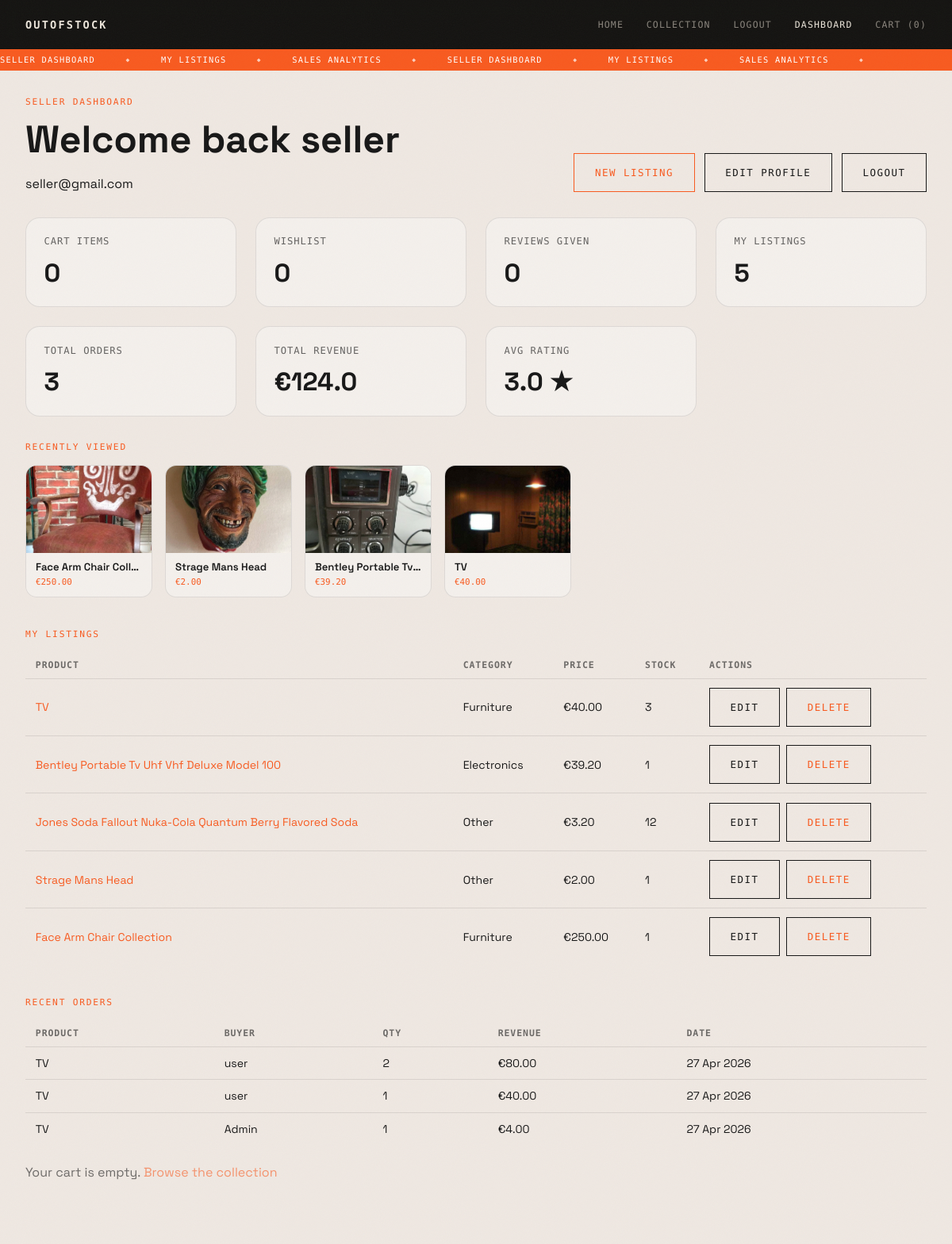
Page /dashboard/ (signed in) on the committed database.
### store/models.py (models this page shows, shortened)
class RecentlyViewed(models.Model):
    user       = models.ForeignKey(User, on_delete=models.CASCADE, related_name='recently_viewed')
    product    = models.ForeignKey(Product, on_delete=models.CASCADE)
    viewed_at  = models.DateTimeField(auto_now=True)
    class Meta:
        ordering = ['-viewed_at']

class Product(models.Model):
    owner       = models.ForeignKey(User, on_delete=models.CASCADE, related_name='products', null=True, blank=True)
    category    = models.ForeignKey(Category, on_delete=models.CASCADE)
    name        = models.CharField(max_length=150)
    brand       = models.CharField(max_length=100, blank=True)
    description = models.TextField()
    price       = models.DecimalField(max_digits=8, decimal_places=2)
    image       = models.ImageField(upload_to='products/', blank=True, null=True)
    stock       = models.PositiveIntegerField(default=0)

class Category(models.Model):
    name        = models.CharField(max_length=100)
    description = models.TextField(blank=True)
    parent      = models.ForeignKey(
        'self',
        on_delete=models.SET_NULL,
        null=True,
        blank=True,
        related_name='subcategories'
    )
    class Meta:
        verbose_name_plural = 'Categories'

class Order(models.Model):
    buyer       = models.ForeignKey(User, on_delete=models.CASCADE, related_name='orders')
    product     = models.ForeignKey(Product, on_delete=models.CASCADE, related_name='orders')
    quantity    = models.PositiveIntegerField(default=1)
    total_price = models.DecimalField(max_digits=10, decimal_places=2)
    created_at  = models.DateTimeField(auto_now_add=True)

### store/views.py (the view)
# urls.py: path('dashboard/',                          views.dashboard,            name='dashboard'),
@login_required
def dashboard(request):
    role = get_role(request.user)
    cart_items = CartItem.objects.filter(user=request.user)
    cart_count = 0
    for item in cart_items:
        cart_count += item.quantity
    recent_views = RecentlyViewed.objects.filter(user=request.user).order_by('-viewed_at')[:6]
    context = {
        'role': role,
        'cart_items': cart_items,
        'cart_count': cart_count,
        'wishlist_items': WishlistItem.objects.filter(user=request.user),
        'review_count': Review.objects.filter(user=request.user).count(),
        'categories': Category.objects.filter(parent=None),
        'recent_views': recent_views,
    }
    if role == 'seller' or role == 'admin':
        if role == 'admin':
            my_products = Product.objects.all()
            orders = Order.objects.all().order_by('-created_at')
        else:
            my_products = Product.objects.filter(owner=request.user)
            orders = Order.objects.filter(product__owner=request.user).order_by('-created_at')
        total_revenue = 0
        for o in orders:
            total_revenue += float(o.total_price)
        avg_rating_all = None
        all_ratings = Review.objects.filter(product__in=my_products)
        if all_ratings.count() > 0:
            rtotal = 0
            for r in all_ratings:
                rtotal += r.rating
            avg_rating_all = round(rtotal / all_ratings.count(), 1)
        context['my_products'] = my_products
        context['orders'] = orders[:10]
        context['total_revenue'] = round(total_revenue, 2)
        context['total_orders'] = orders.count()
        context['avg_rating_all'] = avg_rating_all
        context['product_count'] = my_products.count()
    if role == 'admin':
        context['total_users'] = User.objects.count()
        context['total_products'] = Product.objects.count()
        context['all_users'] = User.objects.all()
        context['all_categories'] = Category.objects.all()
    return render(request, 'store/dashboard.html', context)

### store/views.py (called while the page is built)
def get_role(user):
    if user.is_staff:
        return 'admin'
    try:
        return user.profile.role
    except:
        return 'buyer'

### store/templates/store/dashboard.html (shortened to what this page needs)
{% load static %}
<!DOCTYPE html>
<html lang="en">
<head>
  <link rel="stylesheet" href="{% static 'store/css/shared.css' %}">
  <link rel="stylesheet" href="{% static 'store/css/dashboard.css' %}">
</head>
<body class="theme-light inner-page-body">
  <div class="noise"></div>
  <header class="site-header">
    <a href="{% url 'home' %}" class="logo">OUTOFSTOCK</a>
    <nav class="main-nav">
      <a href="{% url 'home' %}">Home</a>
      <a href="{% url 'products' %}">Collection</a>
      <a href="{% url 'logout' %}">Logout</a>
      <a href="{% url 'dashboard' %}" class="active-link">Dashboard</a>
      <a href="{% url 'cart' %}">Cart ({{ cart_count }})</a>
    </nav>
  </header>
  <div class="ticker-wrap">
    <div class="ticker-track">
      {% if role == 'admin' %}
        <span>ADMIN PANEL</span><span class="dot-sep">&#9670;</span>
        <span>ALL USERS</span><span class="dot-sep">&#9670;</span>
        <span>FULL ANALYTICS</span><span class="dot-sep">&#9670;</span>
      {% elif role == 'seller' %}
        <span>SELLER DASHBOARD</span><span class="dot-sep">&#9670;</span>
        <span>MY LISTINGS</span><span class="dot-sep">&#9670;</span>
        <span>SALES ANALYTICS</span><span class="dot-sep">&#9670;</span>
      {% else %}
        <span>MY DASHBOARD</span><span class="dot-sep">&#9670;</span>
        <span>WISHLIST AND CART</span><span class="dot-sep">&#9670;</span>
        <span>REVIEW HISTORY</span><span class="dot-sep">&#9670;</span>
      {% endif %}
    </div>
  </div>
  <main class="inner-page">
    <section class="dashboard-header">
      <div>
        <p class="section-label">
          {% if role == 'admin' %}ADMIN DASHBOARD{% elif role == 'seller' %}SELLER DASHBOARD{% else %}PERSONAL DASHBOARD{% endif %}
        </p>
        <h1>Welcome back {{ user.username }}</h1>
        <p>{{ user.email }}</p>
      </div>
      <div style="display:flex;gap:0.75rem;flex-wrap:wrap;align-items:flex-start;">
        {% if role == 'seller' or role == 'admin' %}
          <button class="action-btn" data-open-modal>New Listing</button>
        {% endif %}
        <a href="{% url 'edit_profile' %}" class="ghost-btn">Edit Profile</a>
        <a href="{% url 'logout' %}" class="ghost-btn">Logout</a>
      </div>
    </section>
    <section class="stats-grid">
      <article class="stat-card">
        <span>Cart items</span>
        <strong>{{ cart_count }}</strong>
      </article>
      <article class="stat-card">
        <span>Wishlist</span>
        <strong>{{ wishlist_items|length }}</strong>
      </article>
      <article class="stat-card">
        <span>Reviews given</span>
        <strong>{{ review_count }}</strong>
      </article>
      {% if role == 'seller' or role == 'admin' %}
      <article class="stat-card">
        <span>My listings</span>
        <strong>{{ product_count }}</strong>
      </article>
      <article class="stat-card">
        <span>Total orders</span>
        <strong>{{ total_orders }}</strong>
      </article>
      <article class="stat-card">
        <span>Total revenue</span>
        <strong>&#8364;{{ total_revenue }}</strong>
      </article>
      <article class="stat-card">
        <span>Avg rating</span>
        <strong>{% if avg_rating_all %}{{ avg_rating_all|floatformat:1 }} &#9733;{% else %}none{% endif %}</strong>
      </article>
      {% endif %}
    </section>
    {% if recent_views %}
    <section style="margin-top:2rem;">
      <p class="section-label">RECENTLY VIEWED</p>
      <div class="recent-scroller-wrap" id="recentWrap">
        <div class="recent-scroller">
          <div class="recent-track" id="recentTrack">
            {% for rv in recent_views %}
            <a href="{% url 'product_detail' rv.product.id %}" class="recent-card">
              <div class="recent-thumb">
                {% if rv.product.image %}
                  <img src="{{ rv.product.image.url }}" alt="{{ rv.product.name }}" />
                {% else %}
                  <span>{{ rv.product.name }}</span>
                {% endif %}
              </div>
              <div class="recent-copy">
                <p class="recent-name">{{ rv.product.name }}</p>
                <p class="recent-price">&#8364;{{ rv.product.price }}</p>
              </div>
            </a>
            {% endfor %}
          </div>
        </div>
      </div>
    </section>
    {% endif %}
    {% if role == 'seller' or role == 'admin' %}
    <section style="margin-top:2.5rem;">
      <p class="section-label">{% if role == 'admin' %}ALL LISTINGS{% else %}MY LISTINGS{% endif %}</p>
      {% if my_products %}
      <table class="analytics-table">
        <thead>
          <tr>
            <th>Product</th>
            <th>Category</th>
            <th>Price</th>
            <th>Stock</th>
            <th>Actions</th>
          </tr>
        </thead>
        <tbody>
          {% for product in my_products %}
          <tr>
            <td><a href="{% url 'product_detail' product.id %}">{{ product.name }}</a></td>
            <td>{{ product.category.name }}</td>
            <td>&#8364;{{ product.price }}</td>
            <td>{{ product.stock }}</td>
            <td>
              <div class="row-actions">
                <button class="ghost-btn" data-edit-btn="{{ product.id }}">Edit</button>
                <a href="{% url 'delete_listing' product.id %}" class="ghost-btn" data-delete-listing>Delete</a>
              </div>
            </td>
          </tr>
          {% endfor %}
        </tbody>
      </table>
      {% else %}
        <p>No listings yet. Click New Listing to add your first product.</p>
      {% endif %}
    </section>
    {% if orders %}
    <section style="margin-top:2.5rem;">
      <p class="section-label">RECENT ORDERS</p>
      <table class="analytics-table">
        <thead>
          <tr>
            <th>Product</th>
            <th>Buyer</th>
            <th>Qty</th>
            <th>Revenue</th>
            <th>Date</th>
          </tr>
        </thead>
        <tbody>
          {% for order in orders %}
          <tr>
            <td>{{ order.product.name }}</td>
            <td>{{ order.buyer.username }}</td>
            <td>{{ order.quantity }}</td>
            <td>&#8364;{{ order.total_price }}</td>
            <td>{{ order.created_at|date:"d M Y" }}</td>
          </tr>
          {% endfor %}
        </tbody>
      </table>
    </section>
    {% endif %}
    {% endif %}
    {% if cart_items %}
    <section class="dashboard-panels" style="margin-top:2.5rem;">
      <article class="dashboard-panel">
        <h2>Your Cart</h2>
        {% for item in cart_items %}
        <div class="dashboard-list-item">
          <span>{{ item.product.name }} x{{ item.quantity }}  &#8364;{{ item.product.price }}</span>
          <a href="{% url 'product_detail' item.product.id %}">Open</a>
        </div>
        {% endfor %}
        <a href="{% url 'cart' %}" class="ghost-btn" style="margin-top:1rem;display:inline-block;">Go to Cart</a>
      </article>
    </section>
    {% else %}
      <p style="margin-top:1.5rem;opacity:0.6;">Your cart is empty. <a href="{% url 'products' %}" style="color:var(--orange);">Browse the collection</a></p>
    {% endif %}
  </main>
</body>
</html>

### store/static/store/css/shared.css (style rules this page uses)
* { box-sizing: border-box; margin: 0; padding: 0; }
:root { --header-height: 62px; --ticker-height: 28px; --bg: #0b0b09; --ink: #171717; --text: #ece5da; --muted: #8b857d; --orange: #f85a1f; --green: #2ea94f; --cream: #efe8e2; --font-main: "Space Grotesk", sans-serif; --font-mono: "Space Mono", monospace; --page-bg: #efe8e2; --page-text: #171717; --btn-border: #171717; --btn-text: #171717; --btn-hover-bg: #171717; --btn-hover-text: #efe8e2; --card-bg: rgba(255,255,255,0.35); --card-border: rgba(23,23,23,0.1); --input-bg: rgba(255,255,255,0.7); --input-border: rgba(23,23,23,0.16); --divider: rgba(23,23,23,0.1); }
body.theme-light { --page-bg: #efe8e2; --page-text: #171717; --btn-border: #171717; --btn-text: #171717; --btn-hover-bg: #171717; --btn-hover-text: #efe8e2; --card-bg: rgba(255,255,255,0.35); --card-border: rgba(23,23,23,0.1); --input-bg: rgba(255,255,255,0.7); --input-border: rgba(23,23,23,0.2); --divider: rgba(23,23,23,0.1); }
html { scroll-behavior: smooth; }
body { background: var(--bg); color: var(--text); font-family: var(--font-main); min-height: 100vh; overflow-x: hidden; cursor: crosshair; }
a { color: inherit; text-decoration: none; }
img { display: block; max-width: 100%; }
button, input, select, textarea { font: inherit; }
.noise { position: fixed; inset: 0; z-index: 999; pointer-events: none; opacity: 0.035; background-size: 220px 220px; }
.site-header { position: fixed; top: 0; left: 0; right: 0; z-index: 100; min-height: var(--header-height); display: flex; justify-content: space-between; align-items: center; padding: 0.95rem 2rem; background: rgba(11,11,9,0.96); backdrop-filter: blur(8px); }
.logo { font-family: var(--font-mono); font-size: 0.85rem; letter-spacing: 0.16em; font-weight: 700; color: var(--text); }
.main-nav { display: flex; gap: 1.8rem; }
.main-nav a { font-family: var(--font-mono); font-size: 0.72rem; letter-spacing: 0.1em; text-transform: uppercase; color: var(--muted); transition: color 0.2s ease; }
.main-nav a:hover, .main-nav a.active-link { color: var(--text); }
.ticker-wrap { position: fixed; top: calc(var(--header-height) - 1px); left: 0; right: 0; z-index: 90; overflow: hidden; background: var(--orange); height: var(--ticker-height); display: flex; align-items: center; }
.ticker-track { display: flex; align-items: center; gap: 2.4rem; white-space: nowrap; animation: tickerScroll 32s linear infinite; font-family: var(--font-mono); font-size: 0.65rem; letter-spacing: 0.12em; text-transform: uppercase; color: #fff; }
.ticker-track .dot-sep { font-size: 0.5rem; opacity: 0.7; }
.inner-page-body { background: var(--page-bg); color: var(--page-text); }
.inner-page { padding: calc(var(--header-height) + var(--ticker-height) + 2rem) 2rem 5rem; max-width: 1200px; margin: 0 auto; }
.page-hero, .dashboard-header { display: flex; justify-content: space-between; align-items: flex-end; gap: 2rem; margin-bottom: 2rem; }
.section-label { font-family: var(--font-mono); font-size: 0.7rem; letter-spacing: 0.16em; text-transform: uppercase; color: var(--orange); margin-bottom: 1rem; }
.page-hero h1, .dashboard-header h1, .item-details h1, .auth-card h1 { font-size: clamp(2rem, 4vw, 3.3rem); line-height: 1.05; margin-bottom: 1.2rem; }
.action-btn { display: inline-block; margin-top: 2rem; font-family: var(--font-mono); font-size: 0.78rem; letter-spacing: 0.12em; text-transform: uppercase; padding: 1rem 1.6rem; border: 1px solid var(--orange); color: var(--orange); transition: all 0.2s ease; cursor: pointer; background: none; }
.ghost-btn { display: inline-block; margin-top: 2rem; font-family: var(--font-mono); font-size: 0.78rem; letter-spacing: 0.12em; text-transform: uppercase; padding: 1rem 1.6rem; border: 1px solid var(--btn-border); color: var(--btn-text); background: none; transition: all 0.2s ease; cursor: pointer; }
.filter-panel, .catalog-card, .auth-card, .stat-card, .dashboard-panel, .cart-item-row, .cart-summary, .mini-card { background: var(--card-bg); border: 1px solid var(--card-border); }
.filter-panel .action-btn, .filter-panel .ghost-btn, .dashboard-header .action-btn, .dashboard-header .ghost-btn, .row-actions .ghost-btn, .row-actions .action-btn, .modal-form .action-btn, .item-actions .action-btn, .item-actions .ghost-btn, .auth-card .action-btn, .auth-card .ghost-btn, .cart-summary .action-btn, .discount-section .action-btn, .discount-section .ghost-btn, .filter-buttons .action-btn, .filter-buttons .ghost-btn { margin-top: 0; }

### rows in the picture
RecentlyViewed: product.image (picture), product.name "Face Arm Chair Coll…", product.price "250.00"
RecentlyViewed: product.image (picture), product.name "Strage Mans Head", product.price "2.00"
RecentlyViewed: product.image (picture), product.name "Bentley Portable Tv…", product.price "39.20"
RecentlyViewed: product.image (picture), product.name "TV", product.price "40.00"
Product: name "TV", category.name "Furniture", price "40.00", stock "3"
Product: name "Bentley Portable Tv Uhf Vhf Deluxe Model 100", category.name "Electronics", price "39.20", stock "1"
Product: name "Jones Soda Fallout Nuka-Cola Quantum Berry Flavored Soda", category.name "Other", price "3.20", stock "12"
Product: name "Strage Mans Head", category.name "Other", price "2.00", stock "1"
Product: name "Face Arm Chair Collection", category.name "Furniture", price "250.00", stock "1"
Order: product.name "TV", buyer.username "user", quantity "2", total_price "80.00", created_at "27 Apr 2026"
Order: product.name "TV", buyer.username "user", quantity "1", total_price "40.00", created_at "27 Apr 2026"
Order: product.name "TV", buyer.username "Admin", quantity "1", total_price "4.00", created_at "27 Apr 2026"

### other values in the picture
{{ cart_count }} "0"
{{ user.username }} "seller"
{{ user.email }} "seller@gmail.com"
{{ wishlist_items|length }} "0"
{{ review_count }} "0"
{{ product_count }} "5"
{{ total_orders }} "3"
{{ total_revenue }} "124.0"
{{ avg_rating_all|floatformat:1 }} "3.0"
